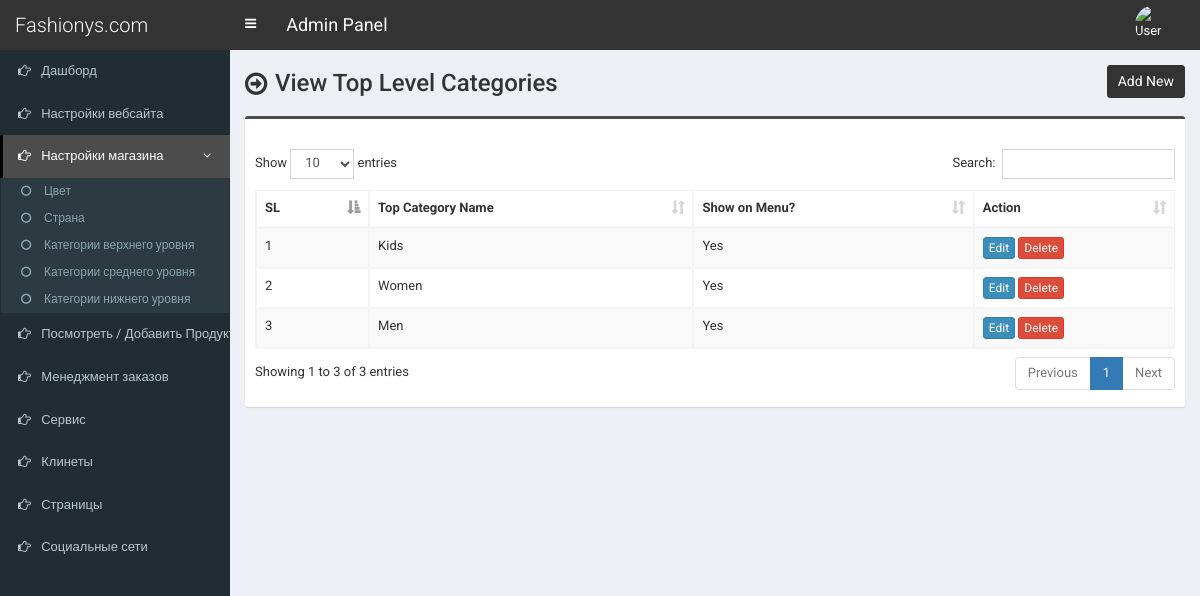
The app's page /admin/top-category.php (signed in), older data.
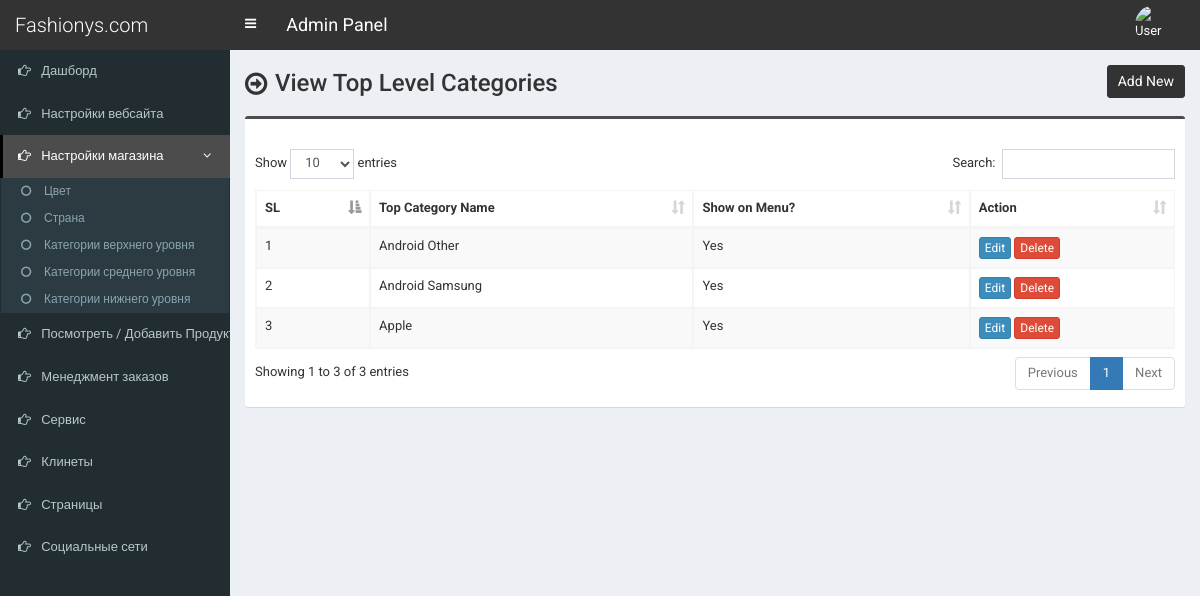
The same page, newer data.
### tables this page shows
CREATE TABLE `tbl_top_category` (
  `tcat_id` int(11) NOT NULL,
  `tcat_name` varchar(255) NOT NULL,
  `show_on_menu` int(1) NOT NULL
);

### admin/top-category.php (the view, shortened to what this page needs)
<?php require_once('header.php'); ?>
<section class="content-header">
	<div class="content-header-left">
		<h1>View Top Level Categories</h1>
	</div>
	<div class="content-header-right">
		<a href="top-category-add.php" class="btn btn-primary btn-sm">Add New</a>
	</div>
</section>
<section class="content">
  <div class="row">
    <div class="col-md-12">
      <div class="box box-info">
        <div class="box-body table-responsive">
          <table id="example1" class="table table-bordered table-striped">
			<thead>
			    <tr>
			        <th>SL</th>
			        <th>Top Category Name</th>
                    <th>Show on Menu?</th>
			        <th>Action</th>
			    </tr>
			</thead>
            <tbody>
            	<?php
            	$i=0;
            	$statement = $pdo->prepare("SELECT * FROM tbl_top_category ORDER BY tcat_id DESC");
            	$statement->execute();
            	$result = $statement->fetchAll(PDO::FETCH_ASSOC);
            	foreach ($result as $row) {
            		$i++;
            		?>
					<tr>
	                    <td><?php echo $i; ?></td>
	                    <td><?php echo $row['tcat_name']; ?></td>
                        <td>
                            <?php
                                if($row['show_on_menu'] == 1) {
                                    echo 'Yes';
                                } else {
                                    echo 'No';
                                }
                            ?>
                        </td>
	                    <td>
	                        <a href="top-category-edit.php?id=<?php echo $row['tcat_id']; ?>" class="btn btn-primary btn-xs">Edit</a>
	                        <a href="#" class="btn btn-danger btn-xs" data-href="top-category-delete.php?id=<?php echo $row['tcat_id']; ?>" data-toggle="modal" data-target="#confirm-delete">Delete</a>
	                    </td>
	                </tr>
            		<?php
            	}
            	?>
            </tbody>
          </table>
        </div>
      </div>
</section>
<?php require_once('footer.php'); ?>

Row changes from the older to the newer data that the page shows:
changed tbl_top_category: tcat_name "Kids" → "Android Other"
changed tbl_top_category: tcat_name "Women" → "Android Samsung"
changed tbl_top_category: tcat_name "Men" → "Apple"
